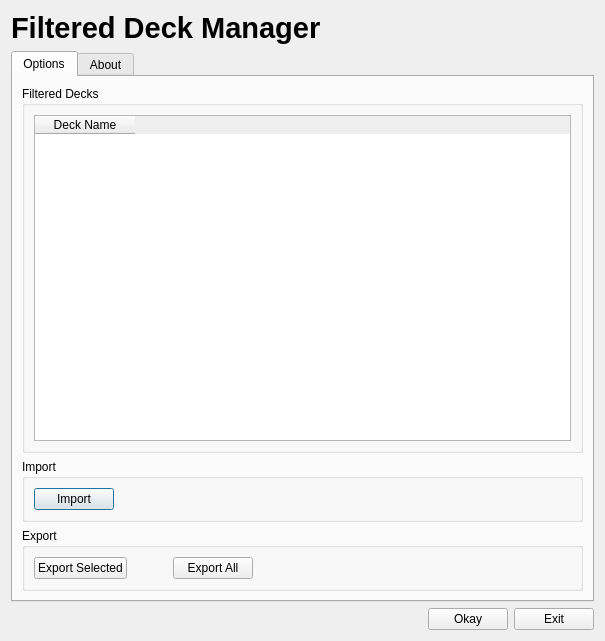
<?xml version="1.0" encoding="UTF-8"?>
<ui version="4.0">
 <class>Dialog</class>
 <widget class="QDialog" name="Dialog">
  <property name="geometry">
   <rect>
    <x>0</x>
    <y>0</y>
    <width>605</width>
    <height>641</height>
   </rect>
  </property>
  <property name="windowTitle">
   <string>Dialog</string>
  </property>
  <layout class="QVBoxLayout" name="verticalLayout">
   <item>
    <widget class="QLabel" name="labelTitle">
     <property name="font">
      <font>
       <pointsize>22</pointsize>
       <bold>true</bold>
      </font>
     </property>
     <property name="text">
      <string>Filtered Deck Manager</string>
     </property>
     <property name="textFormat">
      <enum>Qt::RichText</enum>
     </property>
    </widget>
   </item>
   <item>
    <widget class="QTabWidget" name="tabWidget">
     <property name="currentIndex">
      <number>0</number>
     </property>
     <widget class="QWidget" name="tabOptions">
      <attribute name="title">
       <string>Options</string>
      </attribute>
      <layout class="QVBoxLayout" name="verticalLayout_4">
       <item>
        <layout class="QVBoxLayout" name="tabOptionsLayout">
         <item>
          <widget class="QGroupBox" name="groupBox">
           <property name="title">
            <string>Filtered Decks</string>
           </property>
           <layout class="QVBoxLayout" name="verticalLayout_2">
            <item>
             <widget class="QTableWidget" name="tableWidgetFilteredDecks">
              <column>
               <property name="text">
                <string>Deck Name</string>
               </property>
              </column>
             </widget>
            </item>
           </layout>
          </widget>
         </item>
         <item>
          <widget class="QGroupBox" name="groupBoxImport">
           <property name="title">
            <string>Import</string>
           </property>
           <layout class="QHBoxLayout" name="horizontalLayout_4">
            <item>
             <layout class="QHBoxLayout" name="groupBoxImportLayout">
              <item>
               <widget class="QPushButton" name="buttonImport">
                <property name="text">
                 <string>Import</string>
                </property>
               </widget>
              </item>
              <item>
               <spacer name="groupBoxImportSpacer">
                <property name="orientation">
                 <enum>Qt::Horizontal</enum>
                </property>
                <property name="sizeHint" stdset="0">
                 <size>
                  <width>398</width>
                  <height>20</height>
                 </size>
                </property>
               </spacer>
              </item>
             </layout>
            </item>
           </layout>
          </widget>
         </item>
         <item>
          <widget class="QGroupBox" name="groupBoxExport">
           <property name="title">
            <string>Export</string>
           </property>
           <layout class="QHBoxLayout" name="horizontalLayout_5">
            <item>
             <layout class="QHBoxLayout" name="groupBoxExportLayout" stretch="0,0,0,4">
              <item>
               <widget class="QPushButton" name="buttonExportSelected">
                <property name="text">
                 <string>Export Selected</string>
                </property>
               </widget>
              </item>
              <item>
               <spacer name="groupBoxExportSpacer1">
                <property name="orientation">
                 <enum>Qt::Horizontal</enum>
                </property>
                <property name="sizeHint" stdset="0">
                 <size>
                  <width>40</width>
                  <height>20</height>
                 </size>
                </property>
               </spacer>
              </item>
              <item>
               <widget class="QPushButton" name="pushButtonExportAll">
                <property name="text">
                 <string>Export All</string>
                </property>
               </widget>
              </item>
              <item>
               <spacer name="groupBoxExportSpacer2">
                <property name="orientation">
                 <enum>Qt::Horizontal</enum>
                </property>
                <property name="sizeHint" stdset="0">
                 <size>
                  <width>40</width>
                  <height>20</height>
                 </size>
                </property>
               </spacer>
              </item>
             </layout>
            </item>
           </layout>
          </widget>
         </item>
        </layout>
       </item>
      </layout>
     </widget>
     <widget class="QWidget" name="tabAbout">
      <attribute name="title">
       <string>About</string>
      </attribute>
      <layout class="QVBoxLayout" name="verticalLayout_6">
       <item>
        <layout class="QVBoxLayout" name="tabAboutLayout">
         <item>
          <widget class="QLabel" name="labelWrittenBy">
           <property name="text">
            <string>Written by Arvind Draffen, 2024</string>
           </property>
          </widget>
         </item>
         <item>
          <spacer name="tabAboutSpacer">
           <property name="orientation">
            <enum>Qt::Vertical</enum>
           </property>
           <property name="sizeHint" stdset="0">
            <size>
             <width>20</width>
             <height>40</height>
            </size>
           </property>
          </spacer>
         </item>
        </layout>
       </item>
      </layout>
     </widget>
    </widget>
   </item>
   <item>
    <layout class="QHBoxLayout" name="dialogLayout">
     <item>
      <spacer name="dialogSpacer">
       <property name="orientation">
        <enum>Qt::Horizontal</enum>
       </property>
       <property name="sizeHint" stdset="0">
        <size>
         <width>408</width>
         <height>20</height>
        </size>
       </property>
      </spacer>
     </item>
     <item>
      <widget class="QPushButton" name="buttonOkay">
       <property name="text">
        <string>Okay</string>
       </property>
      </widget>
     </item>
     <item>
      <widget class="QPushButton" name="buttonExit">
       <property name="text">
        <string>Exit</string>
       </property>
      </widget>
     </item>
    </layout>
   </item>
  </layout>
 </widget>
 <resources/>
 <connections/>
</ui>
